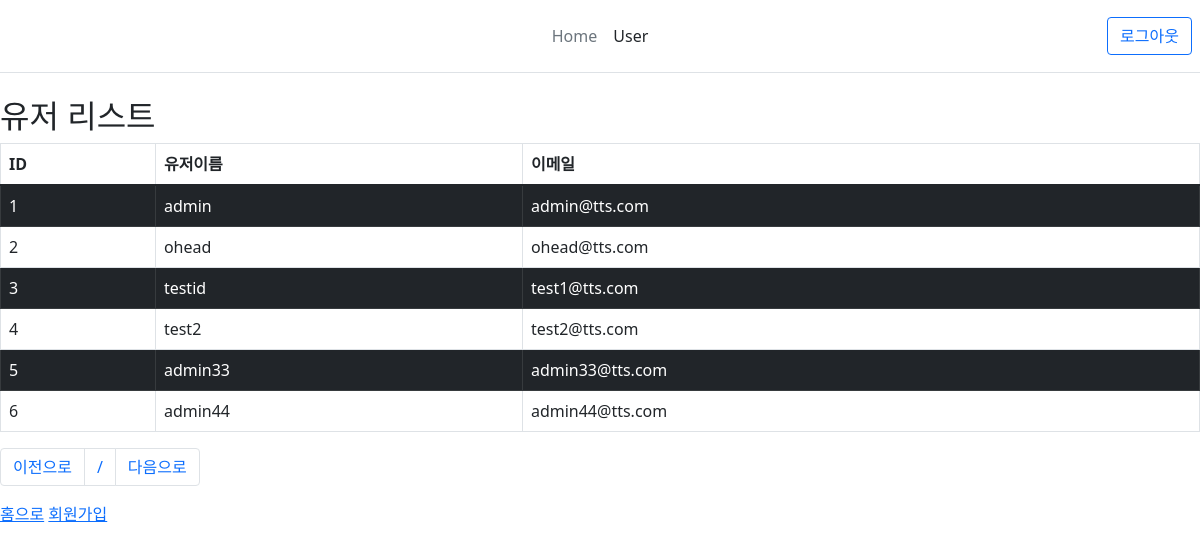
The app's page /user (signed in) with its own data.
### shortener/models.py (models this page shows)
class Users(AbstractUser):
    full_name = models.CharField(max_length=100, null=True)
    pay_plan = models.ForeignKey(PayPlan, on_delete=models.DO_NOTHING, null=True)

### shortener/views.py (the view)
# urls.py: path("user", list_view, name="list_view"),
@login_required
def list_view(request):
    page = int(request.GET.get("p", 1))
    users = Users.objects.all().order_by("id")
    paginator = Paginator(users, 3)
    user = paginator.get_page(page)
    return render(request, "boards.html", {"users":users})

### templates/boards.html (shortened to what this page needs)
{% extends "base.html" %}
{% block content %}
<!DOCTYPE html>
  <body>
<h2>유저 리스트</h2>
<table class="table table-bordered">
  <thead>
    <th>ID</th>
    <th>유저이름</th>
    <th>이메일</th>
  </thead>
  {% for u in users %}
  <tr class={% cycle "table-dark" "" %}>
    <td>{{u.id}}</td>
    <td>{{u.username}}</td>
    <td>{{u.email}}</td>
  </tr>
  {% endfor %}
</table>
<nav aria-label="Page navigation example">
  <ul class="pagination">
    {% if users.has_previous %}
    <li class="page-item">
      <a class="page-link" href="?p={{users.previous_page_number }}">이전으로</a>
    </li>
    {% else %}
    <li class="page-item">
      <a class="page-link" href="#">이전으로</a>
    </li>
    {% endif %}
    <li class="page-item">
      <a class="page-link" href="?p={{users.number|add:1 }}">{{users.number}}/{{users.paginator.num_pages}}</a>
    </li>
    {% if users.has_next %}
    <li class="page-item">
      <a class="page-link" href="?p={{users.next_page_number }}">다음으로</a>
    </li>
    {% else %}
    <li class="page-item">
      <a class="page-link" href="#">다음으로</a>
    </li>
    {% endif %}
  </ul>
</nav>
<p>
  <a href="{% url 'index' %}">홈으로</a>
  <a href="{% url 'register' %}">회원가입</a>
</p>
</body>
{% endblock %}

### templates/base.html (shortened to what this page needs)
<!DOCTYPE html>
<html lang="en">
  <head>
    <link
      href="https://cdn.jsdelivr.net/npm/bootstrap@5.1.3/dist/css/bootstrap.min.css"
      rel="stylesheet"
    />
  </head>
  <header
    class="d-flex flex-wrap align-items-center justify-content-center justify-content-md-between py-3 mb-4 border-bottom"
  >
    <a
      href="/"
      class="d-flex align-items-center col-md-3 mb-2 mb-md-0 text-dark text-decoration-none"
    >
      <svg
        class="bi me-2"
        width="40"
        height="32"
        role="img"
        aria-label="Bootstrap"
      >
        <use xlink:href="#bootstrap"></use>
      </svg>
    </a>
    <ul class="nav col-12 col-md-auto mb-2 justify-content-center mb-md-0">
      <li>
        <a href="{% url 'index' %}" class="nav-link px-2 link-secondary"
          >Home</a
        >
      </li>
      <li>
        <a href="{% url 'list_view' %}" class="nav-link px-2 link-dark">User</a>
      </li>
    </ul>
    <div class="col-md-3 text-end">
       {% if user.is_authenticated %}
      <button
        type="button"
        class="btn btn-outline-primary me-2"
        onclick="location.href='logout'"
      >
        로그아웃
      </button>
      {% endif %}
    </div>
  </header>
  <body>
    {% block content %} {% endblock %}
  </body>
</html>

### records on screen
Users: id "1", username "admin", email "admin@tts.com"
Users: id "2", username "ohead", email "ohead@tts.com"
Users: id "3", username "testid", email "test1@tts.com"
Users: id "4", username "test2", email "test2@tts.com"
Users: id "5", username "admin33", email "admin33@tts.com"
Users: id "6", username "admin44", email "admin44@tts.com"
